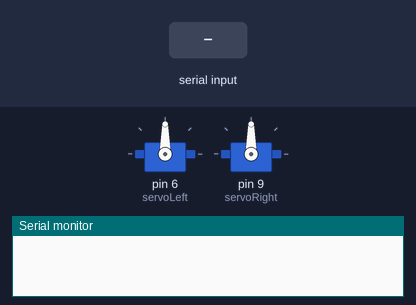
The sketch below on a simulated Arduino Uno, built with avr-gcc and run on an emulated ATmega328P. Parts: 2 × servo, the last lines printed to the serial monitor. The inputs (shaded band) are chosen by the test bench.

Above: at 1.3 s.
1.4 s: "30,150\n" received over Serial
At 1.62 s:
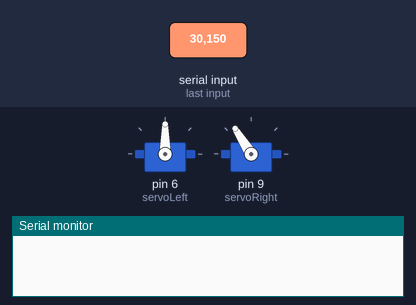
At 2.5 s:
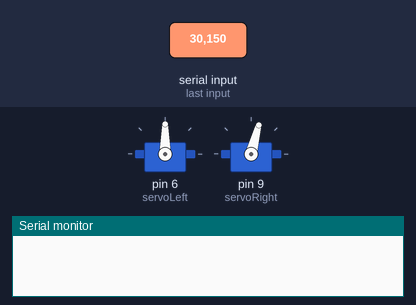
4.2 s: "2\n" received over Serial
At 4.42 s:
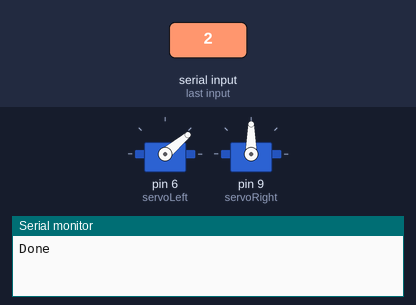
Timing chart, 0 to 7.2 s (numbered marks = the images above; inputs shaded):
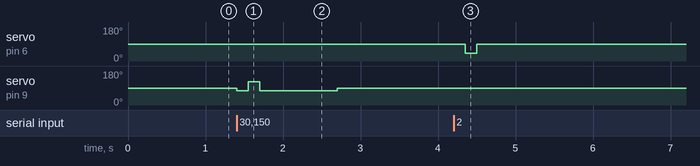

The sketch:

bot.ino
```cpp
#include <Servo.h>

Servo servoLeft;
Servo servoRight;

const int leftButton = 4;
const int rightButton = 10;

int leftBtnState = 0;
int rightBtnState = 0;

void setup() {
  pinMode(leftButton, INPUT);
  pinMode(rightButton, INPUT);

  servoLeft.attach(6);
  servoRight.attach(9);

  midPoint();

  Serial.begin(9600);
}

void loop() {

  while (Serial.available() == 0);

  int val = Serial.read() - '0';
  //Serial.println(val);
  if (val == 2) {
    leftServo();
  }
  else if (val == 3) {
    rightServo();
  }
  else {
    midPoint();
  }

}

void leftServo() {
  servoLeft.attach(6);

  servoLeft.write(90);
  delay(150);
  servoLeft.write(40);
  //buttonState();
  delay(150);
  servoLeft.write(90);
  delay(1000);
  /*********************/
  Serial.println("Done");
  /*********************/
  servoLeft.detach();
}


void rightServo() {
  servoRight.attach(9);

  servoRight.write(75);
  delay(150);
  servoRight.write(122);
 // buttonState();
  delay(150);
  servoRight.write(75);
  delay(1000);
  /**********************/
  Serial.println("Done");
  /**********************/
  servoRight.detach();
}

void midPoint() {
  servoLeft.attach(6);
  servoRight.attach(9);

  servoLeft.write(90);
  servoRight.write(90);

  delay(100);

  servoLeft.detach();
  servoRight.detach();
}

void buttonState(){
  //button states
  leftBtnState = digitalRead(leftButton);
  rightBtnState = digitalRead(rightButton);

  if ((leftBtnState == HIGH) || (rightBtnState == HIGH)) {
    Serial.println("LIMIT PRESSED");
  }
}
```

Measured:
- after the input at 1.4 s, servo on pin 9 (servoRight): 90° → 75° at once, → 122° 0.15 s later, → 75° 0.15 s later, → 90° 1.0 s later
- after the input at 4.2 s, servo on pin 6 (servoLeft): 90° → 40° after 0.15 s, → 90° 0.15 s later
